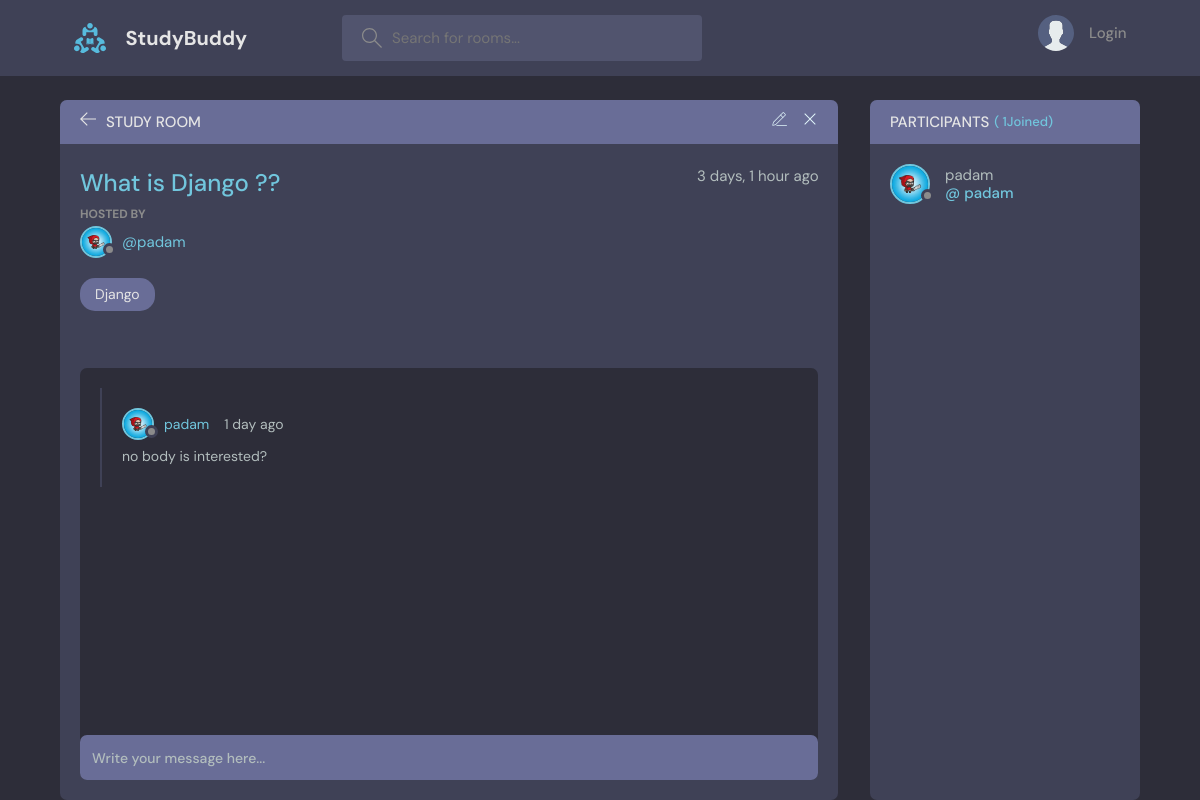
The page /room/1/ on the database its author committed.
### base/models.py (models this page shows, shortened)
class Room(models.Model):
    host = models.ForeignKey(User,on_delete = models.SET_NULL,null = True)
    topic = models.ForeignKey(Topic,on_delete = models.SET_NULL,null = True)
    name = models.CharField(max_length=200)
    description = models.TextField(null= True,blank = True) #null= true or black= true -- means it cannot be null and black
    participants = models.ManyToManyField(User,related_name='participants' ,blank=True)
    updated = models.DateTimeField(auto_now = True)#it take timestamp everytime whenever updated
    created = models.DateTimeField(auto_now_add = True) #it takes timestapm at the beginning only
    class Meta:
        ordering = ['-updated','-created'] # (-) will make the ordering of lettest item at beginning

class User(AbstractUser):
    name = models.CharField(max_length=200,null=True)
    email = models.EmailField(unique=True)
    bio = models.TextField(null=True)
    avatar = models.ImageField(null=True,default="avatar.svg")
    USERNAME_FIELD = 'email'
    REQUIRED_FIELDS = []

class Topic(models.Model):
    name = models.CharField(max_length=200)
    def __str__(self):
        return self.name

class Message(models.Model):
    user = models.ForeignKey(User,on_delete = models.CASCADE)
    room = models.ForeignKey(Room,on_delete=models.CASCADE) #0n_delete= models.CASCADE =>means all the child messages will be deleted
    body= models.TextField()
    updated = models.DateField(auto_now = True)
    created = models.DateTimeField(auto_now_add = True)
    class Meta:
        ordering = ['-updated','-created']

### base/views.py (the view, shortened to what this page needs)
# urls.py: path('room/<str:pk>/',views.room,name="room"),
def room(request,pk):
    room = Room.objects.get(id=pk)
    room_message = room.message_set.all().order_by('-created')
    participants = room.participants.all()
    context = {
        'rooms': room,
        'room_messages':room_message,
        'participant':participants
        }
    return render(request,'base/room.html',context)

### base/templates/base/room.html (shortened to what this page needs)
{% extends 'main.html' %}
{% block content%}
    <main class="profile-page layout layout--2">
      <div class="container">
        <div class="room">
          <div class="room__top">
            <div class="room__topLeft">
              <a href="{% url 'home' %}">
                <svg version="1.1" xmlns="http://www.w3.org/2000/svg" width="32" height="32" viewBox="0 0 32 32">
                  <title>arrow-left</title>
                  <path
                    d="M13.723 2.286l-13.723 13.714 13.719 13.714 1.616-1.611-10.96-10.96h27.625v-2.286h-27.625l10.965-10.965-1.616-1.607z"
                  ></path>
                </svg>
              </a>
              <h3>Study Room</h3>
            </div>
        {% if room.host == room.user %}
            <div class="room__topRight">
              <a href="{% url 'update-room' rooms.id %}">
              </a>
              <a href="{% url 'delete-room' rooms.id %}">
                <svg version="1.1" xmlns="http://www.w3.org/2000/svg" width="32" height="32" viewBox="0 0 32 32">
                  <title>remove</title>
                  <path
                    d="M27.314 6.019l-1.333-1.333-9.98 9.981-9.981-9.981-1.333 1.333 9.981 9.981-9.981 9.98 1.333 1.333 9.981-9.98 9.98 9.98 1.333-1.333-9.98-9.98 9.98-9.981z"
                  ></path>
                </svg>
              </a>
            </div>
          {% endif %}
          </div>
          <div class="room__box scroll">
            <div class="room__header scroll">
              <div class="room__info">
                <h3>{{rooms.name}}</h3>
                <span>{{rooms.created |timesince}} ago</span>
              </div>
              <div class="room__hosted">
                <p>Hosted By</p>
                <a href="{% url 'userProfile' rooms.host.id %}" class="room__author">
                  <div class="avatar avatar--small">
                    <img src="{{rooms.host.avatar.url}}" />
                  </div>
                  <span>@{{rooms.host.username}}</span>
                </a>
              </div>
              <span class="room__topics">{{rooms.topic}}</span>
            </div>
            <div class="room__conversation">
              <div class="threads scroll">
                {% for message in room_messages %}
                <div class="thread">
                  <div class="thread__top">
                    <div class="thread__author">
                      <a href="{% url 'userProfile' message.user.id %}" class="thread__authorInfo">
                        <div class="avatar avatar--small">
                          <img src="{{message.user.avatar.url}}" />
                        </div>
                        <span>{{message.user.username}}</span>
                      </a>
                      <span class="thread__date">{{message.created|timesince}} ago</span>
                    </div>
                  </div>
                  <div class="thread__details">
                 {{message.body}}
                  </div>
                </div>
                {% endfor %}
              </div>
            </div>
          </div>
          <div class="room__message">
            <form action="" method="POST">
              <input name="body" placeholder="Write your message here..." />
            </form>
          </div>
        </div>
        <div class="participants">
          <h3 class="participants__top">Participants <span>( {{participant.count }}Joined)</span></h3>
          <div class="participants__list scroll">
            {% for users in participant %}
            <a href="{% url 'userProfile' users.id %}" class="participant">
              <div class="avatar avatar--medium">
                <img src="{{rooms.host.avatar.url}}"/>
              </div>
              <p>
                {{users.username}}
                <span>@ {{users.username}}</span>
              </p>
            </a>
           {% endfor %}
          </div>
        </div>
      </div>
    </main>
{% endblock content%}

### rows shown on the page
Room: name "What is Django ??", created "3 days, 1 hour", host.avatar (picture), host.username "padam", topic "Django"
Message: user.avatar (picture), user.username "padam", created "1 day", body "no body is interested?"
User: host.avatar (picture), username "padam"

### other values the page prints
{{ participant.count }} "1"
